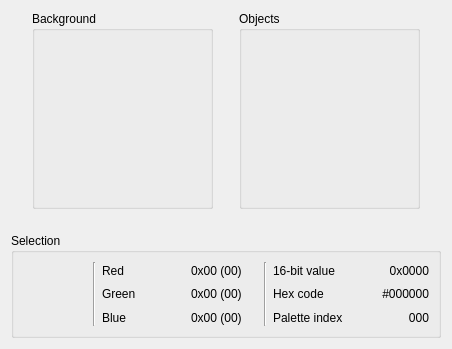
<?xml version="1.0" encoding="UTF-8"?>
<ui version="4.0">
 <class>PaletteView</class>
 <widget class="QWidget" name="PaletteView">
  <property name="geometry">
   <rect>
    <x>0</x>
    <y>0</y>
    <width>452</width>
    <height>349</height>
   </rect>
  </property>
  <property name="windowTitle">
   <string>Palette</string>
  </property>
  <layout class="QVBoxLayout" name="verticalLayout">
   <item>
    <layout class="QHBoxLayout" name="horizontalLayout">
     <item>
      <spacer name="horizontalSpacer_2">
       <property name="orientation">
        <enum>Qt::Horizontal</enum>
       </property>
       <property name="sizeHint" stdset="0">
        <size>
         <width>40</width>
         <height>20</height>
        </size>
       </property>
      </spacer>
     </item>
     <item>
      <widget class="QGroupBox" name="groupBox">
       <property name="sizePolicy">
        <sizepolicy hsizetype="Fixed" vsizetype="Fixed">
         <horstretch>0</horstretch>
         <verstretch>0</verstretch>
        </sizepolicy>
       </property>
       <property name="title">
        <string>Background</string>
       </property>
       <layout class="QVBoxLayout" name="verticalLayout_3">
        <property name="leftMargin">
         <number>0</number>
        </property>
        <property name="topMargin">
         <number>0</number>
        </property>
        <property name="rightMargin">
         <number>0</number>
        </property>
        <property name="bottomMargin">
         <number>0</number>
        </property>
        <item>
         <widget class="QGBA::Swatch" name="bgGrid" native="true">
          <property name="minimumSize">
           <size>
            <width>175</width>
            <height>175</height>
           </size>
          </property>
         </widget>
        </item>
       </layout>
      </widget>
     </item>
     <item>
      <spacer name="horizontalSpacer">
       <property name="orientation">
        <enum>Qt::Horizontal</enum>
       </property>
       <property name="sizeHint" stdset="0">
        <size>
         <width>40</width>
         <height>20</height>
        </size>
       </property>
      </spacer>
     </item>
     <item>
      <widget class="QGroupBox" name="groupBox_2">
       <property name="title">
        <string>Objects</string>
       </property>
       <layout class="QVBoxLayout" name="verticalLayout_4">
        <property name="leftMargin">
         <number>0</number>
        </property>
        <property name="topMargin">
         <number>0</number>
        </property>
        <property name="rightMargin">
         <number>0</number>
        </property>
        <property name="bottomMargin">
         <number>0</number>
        </property>
        <item>
         <widget class="QGBA::Swatch" name="objGrid" native="true">
          <property name="minimumSize">
           <size>
            <width>175</width>
            <height>175</height>
           </size>
          </property>
         </widget>
        </item>
       </layout>
      </widget>
     </item>
     <item>
      <spacer name="horizontalSpacer_3">
       <property name="orientation">
        <enum>Qt::Horizontal</enum>
       </property>
       <property name="sizeHint" stdset="0">
        <size>
         <width>40</width>
         <height>20</height>
        </size>
       </property>
      </spacer>
     </item>
    </layout>
   </item>
   <item>
    <spacer name="verticalSpacer">
     <property name="orientation">
      <enum>Qt::Vertical</enum>
     </property>
     <property name="sizeHint" stdset="0">
      <size>
       <width>20</width>
       <height>40</height>
      </size>
     </property>
    </spacer>
   </item>
   <item>
    <widget class="QGroupBox" name="groupBox_3">
     <property name="title">
      <string>Selection</string>
     </property>
     <layout class="QHBoxLayout" name="horizontalLayout_4">
      <item>
       <widget class="QGBA::Swatch" name="selected" native="true">
        <property name="sizePolicy">
         <sizepolicy hsizetype="Fixed" vsizetype="Fixed">
          <horstretch>0</horstretch>
          <verstretch>0</verstretch>
         </sizepolicy>
        </property>
        <property name="minimumSize">
         <size>
          <width>64</width>
          <height>64</height>
         </size>
        </property>
       </widget>
      </item>
      <item>
       <widget class="Line" name="line_3">
        <property name="orientation">
         <enum>Qt::Vertical</enum>
        </property>
       </widget>
      </item>
      <item>
       <layout class="QVBoxLayout" name="verticalLayout_9">
        <item>
         <widget class="QLabel" name="label_4">
          <property name="text">
           <string>Red</string>
          </property>
         </widget>
        </item>
        <item>
         <widget class="QLabel" name="label_5">
          <property name="text">
           <string>Green</string>
          </property>
         </widget>
        </item>
        <item>
         <widget class="QLabel" name="label_6">
          <property name="text">
           <string>Blue</string>
          </property>
         </widget>
        </item>
       </layout>
      </item>
      <item>
       <layout class="QVBoxLayout" name="verticalLayout_10">
        <property name="leftMargin">
         <number>8</number>
        </property>
        <item>
         <widget class="QLabel" name="r">
          <property name="text">
           <string>0x00 (00)</string>
          </property>
         </widget>
        </item>
        <item>
         <widget class="QLabel" name="g">
          <property name="text">
           <string>0x00 (00)</string>
          </property>
         </widget>
        </item>
        <item>
         <widget class="QLabel" name="b">
          <property name="text">
           <string>0x00 (00)</string>
          </property>
         </widget>
        </item>
       </layout>
      </item>
      <item>
       <widget class="Line" name="line_4">
        <property name="orientation">
         <enum>Qt::Vertical</enum>
        </property>
       </widget>
      </item>
      <item>
       <layout class="QVBoxLayout" name="verticalLayout_11">
        <item>
         <widget class="QLabel" name="label_14">
          <property name="text">
           <string>16-bit value</string>
          </property>
         </widget>
        </item>
        <item>
         <widget class="QLabel" name="label_15">
          <property name="text">
           <string>Hex code</string>
          </property>
         </widget>
        </item>
        <item>
         <widget class="QLabel" name="label_16">
          <property name="text">
           <string>Palette index</string>
          </property>
         </widget>
        </item>
       </layout>
      </item>
      <item>
       <layout class="QVBoxLayout" name="verticalLayout_12">
        <property name="leftMargin">
         <number>8</number>
        </property>
        <item>
         <widget class="QLabel" name="value">
          <property name="text">
           <string>0x0000</string>
          </property>
          <property name="alignment">
           <set>Qt::AlignRight|Qt::AlignTrailing|Qt::AlignVCenter</set>
          </property>
         </widget>
        </item>
        <item>
         <widget class="QLabel" name="hexcode">
          <property name="text">
           <string>#000000</string>
          </property>
          <property name="alignment">
           <set>Qt::AlignRight|Qt::AlignTrailing|Qt::AlignVCenter</set>
          </property>
         </widget>
        </item>
        <item>
         <widget class="QLabel" name="index">
          <property name="text">
           <string>000</string>
          </property>
          <property name="alignment">
           <set>Qt::AlignRight|Qt::AlignTrailing|Qt::AlignVCenter</set>
          </property>
         </widget>
        </item>
       </layout>
      </item>
     </layout>
    </widget>
   </item>
  </layout>
 </widget>
 <customwidgets>
  <customwidget>
   <class>QGBA::Swatch</class>
   <extends>QWidget</extends>
   <header>Swatch.h</header>
   <container>1</container>
  </customwidget>
 </customwidgets>
 <resources/>
 <connections/>
</ui>
